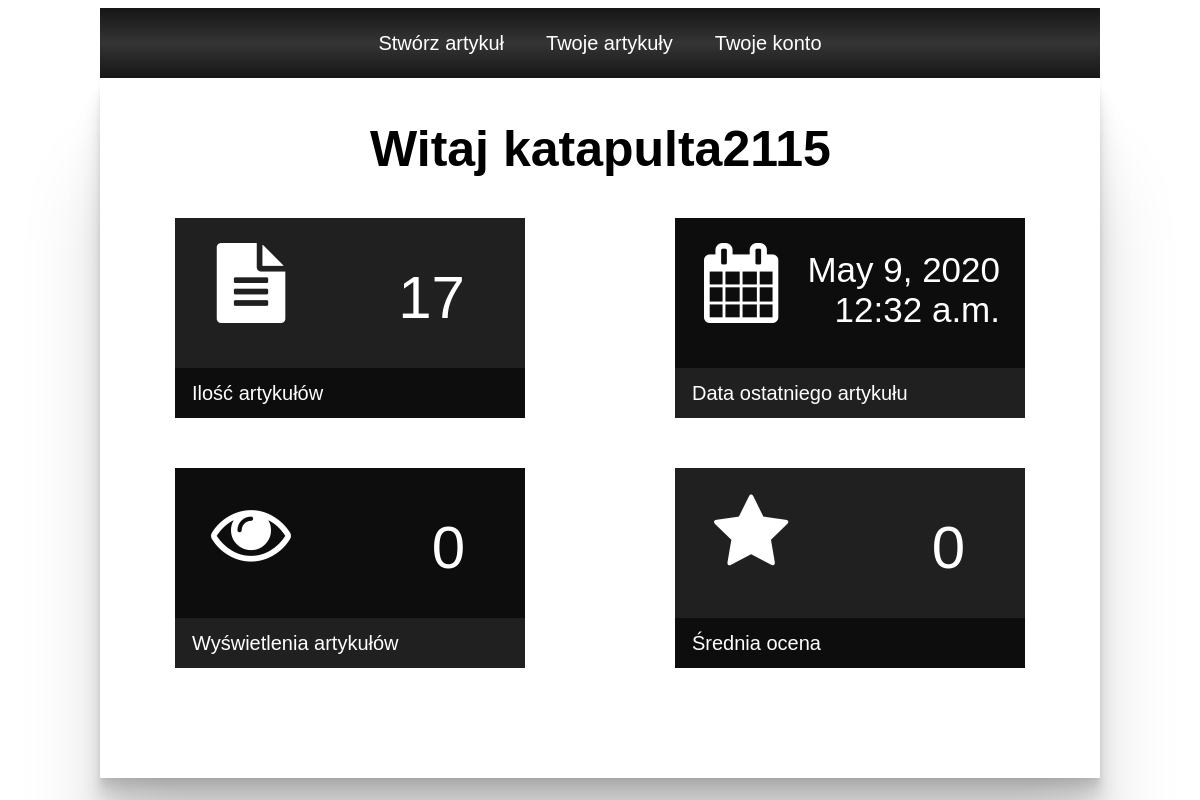
The page /journalist/userPanel (signed in) on the database as committed earlier.
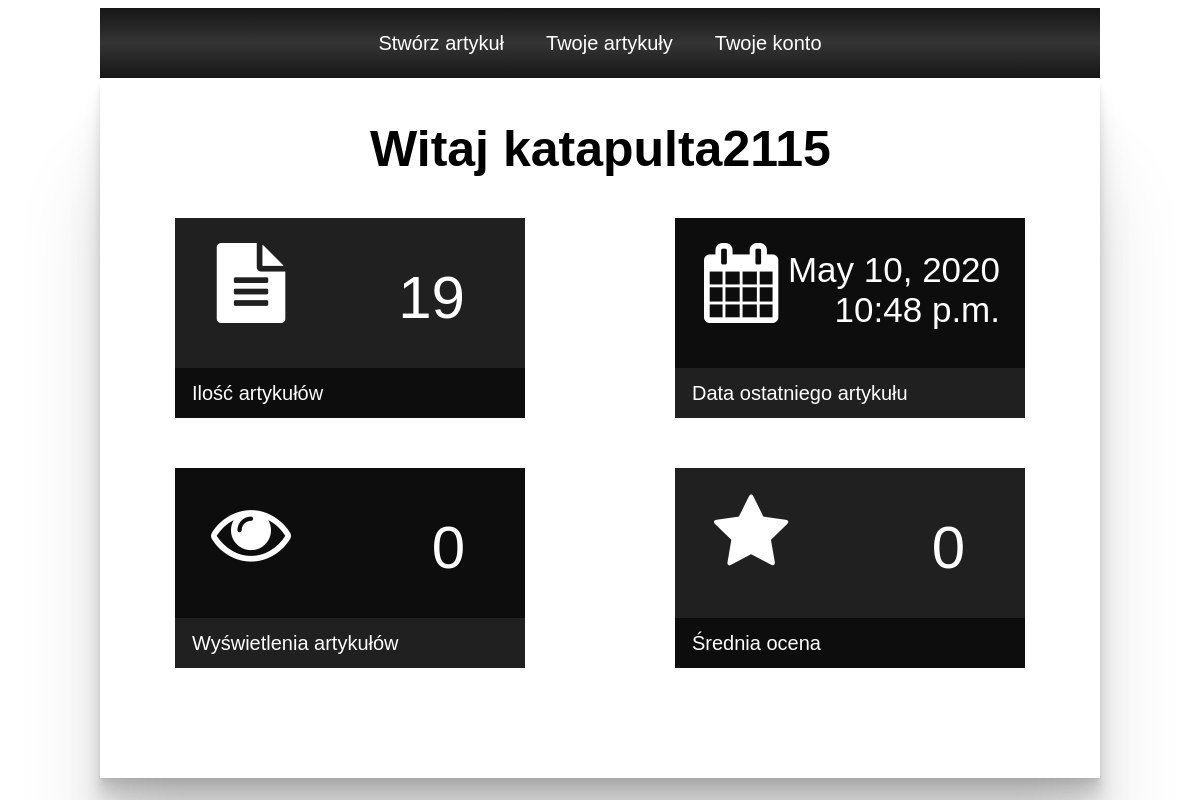
The same page on the database as committed later.
### Wobliczu/models.py (models this page shows, shortened)
class ArticleUser(models.Model):
    user = models.OneToOneField(User, on_delete=models.CASCADE)
    numberOfArticles = models.IntegerField(verbose_name='numberOfArticles')
    last_pub_date = models.DateTimeField(default=datetime.now())
    total_views = models.IntegerField(default=0)

### Wobliczu/views.py (the view)
# urls.py: path('journalist/userPanel', renderUserPanel, name='user-panel'),
def renderUserPanel(request):
    user = request.user
    ruser_id = user.id
    arUser = ArticleUser.objects.get(user_id=ruser_id)
    context = {
        'user': arUser,
        'Articles': Article.objects.all()
    }
    return render(request, 'journalist/userPanel.html', context)

### templates/journalist/userPanel.html (shortened to what this page needs)
{% extends 'base_user.html' %}
{% block content %}
<!DOCTYPE html>
<html lang="en">
<head>
    <link rel="stylesheet" href="../../static/css/userPanelS.css" type="text/css" />
    <link rel="stylesheet" href="../../static/css/fontello.css" type="text/css" />
</head>
<body>
<div id="boxesContainer">
    <h2 style="margin-left: 270px; font-size: 50px; color: black; position: absolute;">Witaj {{ user.user }}</h2>
    <div class="infoBox" style="background-color: #202020; margin-left: 75px; margin-top: 140px">
        <i class="icon-doc-text-inv" style="font-size: 80px; position: absolute; margin-top: 20px; float: left; margin-left: 20px"></i>
        <div class="infoNumber">{{ user.numberOfArticles }}</div>
        <div class="infoBoxFooter" style="background-color: #0d0d0d"><div style="margin-left: 17px">Ilość artykułów</div></div>
    </div>
    <div class="infoBox" style="background-color: #0d0d0d; margin-left: 575px; margin-top: 140px">
        <i class="icon-calendar" style="font-size: 80px; position: absolute; margin-top: 20px; float: left; margin-left: 10px"></i>
        <div class="infoNumber" style="font-size: 35px; margin-right: 15px;margin-left: 35px; margin-top: 32px; width: 290px">{{ user.last_pub_date|date }}<br>{{ user.last_pub_date|time }}</div>
        <div class="infoBoxFooter" style="background-color: #202020"><div style="margin-left: 17px">Data ostatniego artykułu</div></div>
    </div>
    <div class="infoBox" style="background-color: #0d0d0d; margin-left: 75px; margin-top: 390px">
        <i class="icon-eye" style="font-size: 80px; position: absolute; margin-top: 20px; float: left; margin-left: 20px"></i>
        <div class="infoNumber">0</div>
        <div class="infoBoxFooter" style="background-color: #202020"><div style="margin-left: 17px">Wyświetlenia artykułów</div></div>
    </div>
    <div class="infoBox" style="background-color: #202020; margin-left: 575px; margin-top: 390px">
        <i class="icon-star" style="font-size: 80px; position: absolute; margin-top: 20px; float: left; margin-left: 20px"></i>
        <div class="infoNumber">0</div>
        <div class="infoBoxFooter" style="background-color: #0d0d0d"><div style="margin-left: 17px">Średnia ocena</div></div>
    </div>
</div>
</body>
</html>
{% endblock %}

Rows that differ between the two databases and show on the page:
changed ArticleUser "katapulta2115": numberOfArticles "17" → "19"; last_pub_date "May 9, 2020" → "May 10, 2020"; last_pub_date "12:32 a.m." → "10:48 p.m."
